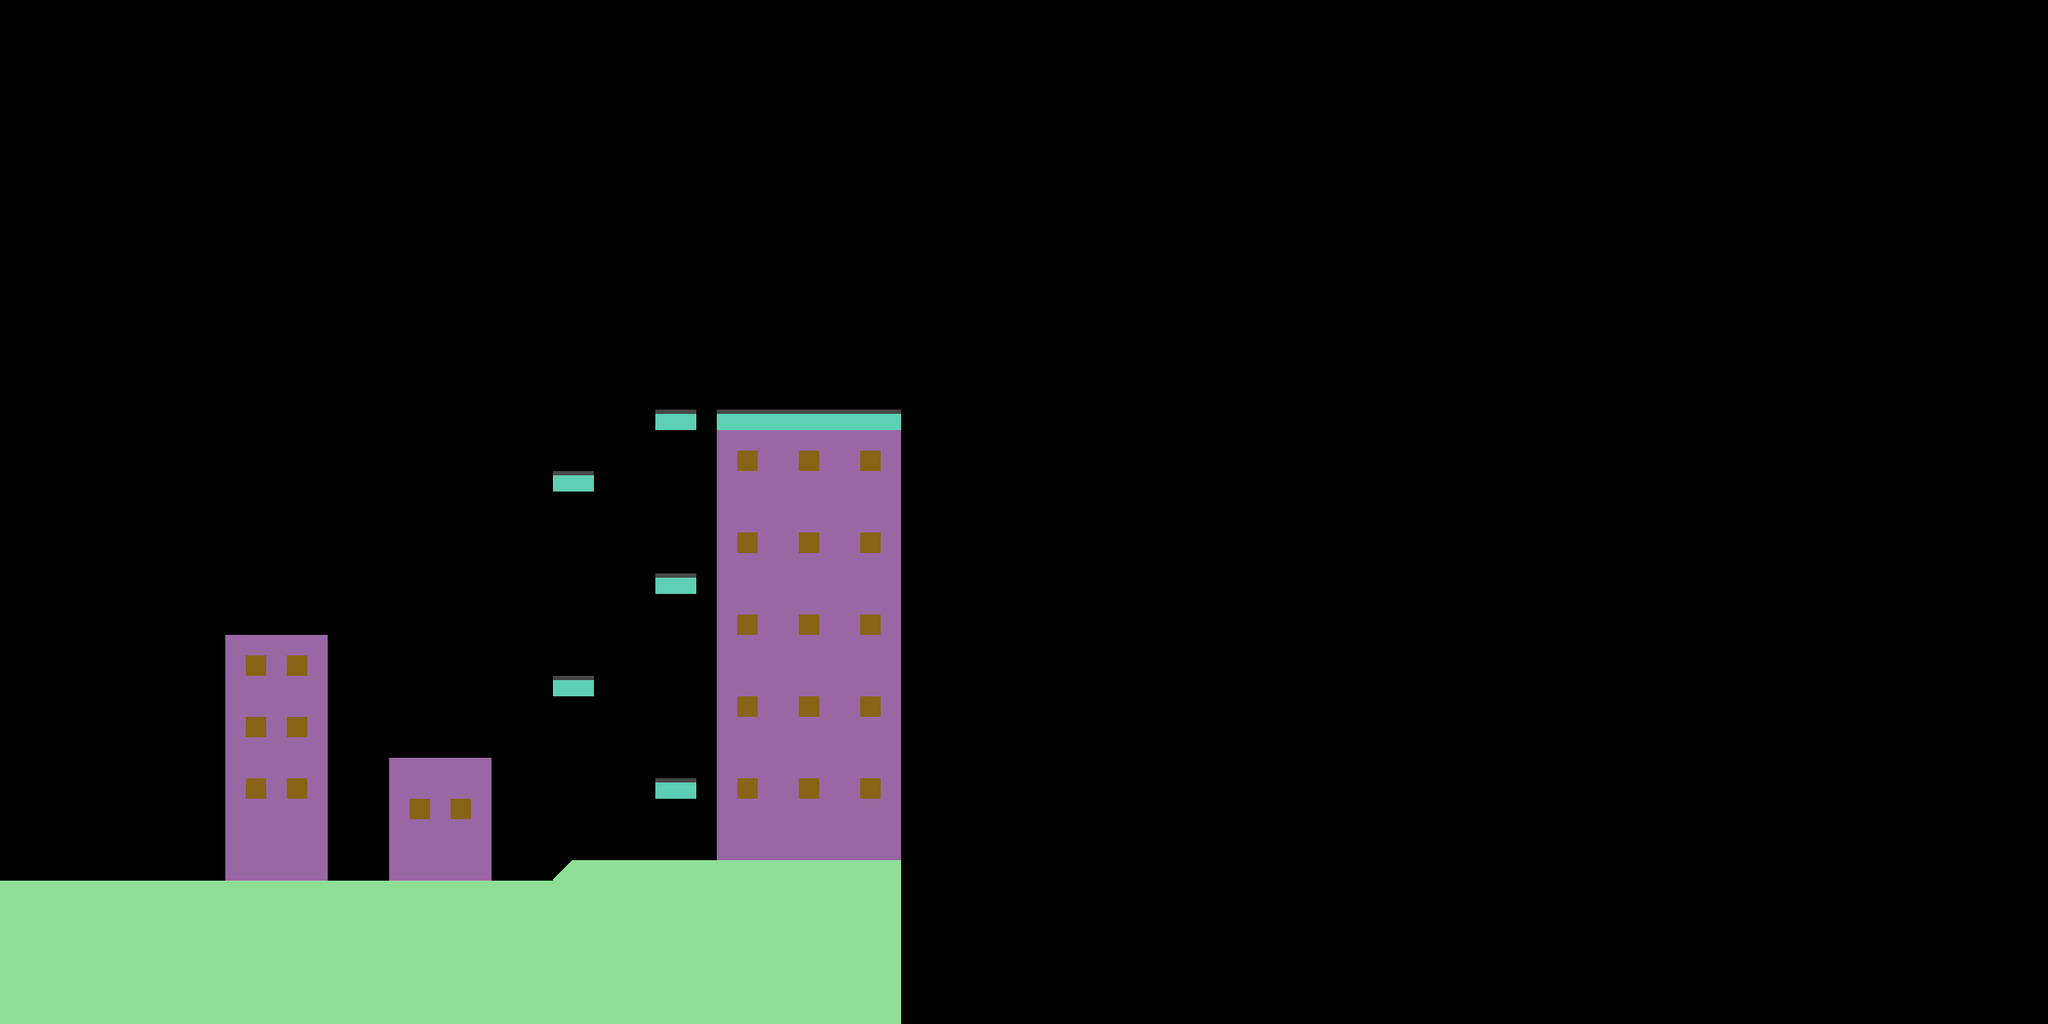

A 2D game scene composited from a Tiled map and its tileset images. What follows is a short description and the map's XML, with each tile layer's data collapsed to a summary:
An orthogonal 100x50 tile map with 24x24 px tiles, 2 tile layers (Background, Collide).

<map version="1.0" orientation="orthogonal" width="100" height="50" tilewidth="24" tileheight="24">
 <tileset firstgid="1" name="sexy_tiles" tilewidth="24" tileheight="24">
  <image source="../tiles/sexy_tiles.png" width="192" height="48" />
 </tileset>
 <layer name="Background" width="100" height="50">
  <data>[5000 cells, 288 non-empty, 2 distinct tile ids]</data>
 </layer>
 <layer name="Collide" width="100" height="50">
  <data>[5000 cells, 344 non-empty, 3 distinct tile ids]</data>
 </layer>
</map>
